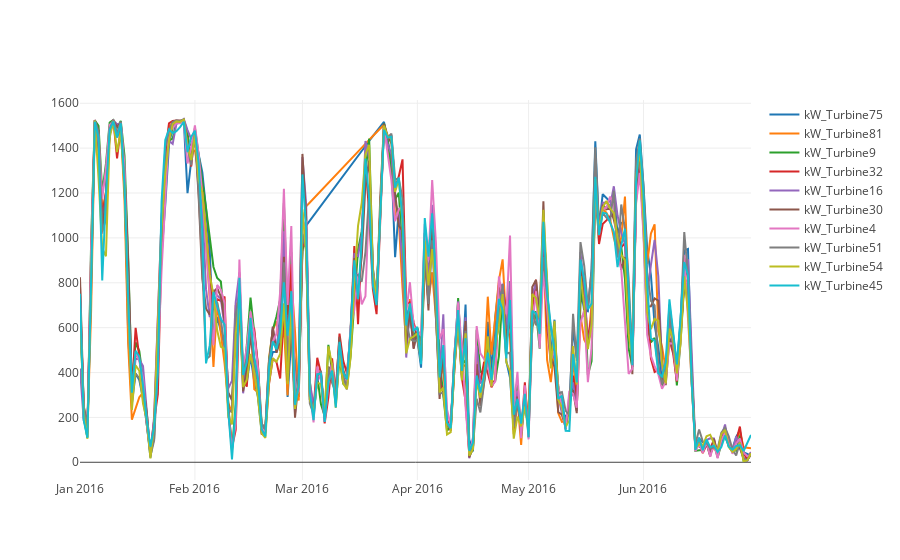

Notebook source saved alongside this figure:
### Code cell
traces = []
for turbine in random_turbines:
    filtered_turbine = daily_mean_turbine_reading.loc[daily_mean_turbine_reading["turbine_num"] == turbine]
    trace = go.Scatter(x = filtered_turbine["date"],
                       y = filtered_turbine["reading"],
                       mode = 'lines',
                       name = turbine)
    traces.append(trace)

py.iplot(traces, filename='line-mode')

### Figure 1 — Plotly figure (JSON) as saved in the notebook; plotly's stock layout.template omitted (floating-point values rounded to 4 significant figures; data arrays with more than 128 entries replaced by an {"elided": "..."} marker saying what was removed)
{"data": [{"mode": "lines", "name": "kW_Turbine75", "type": "scatter", "uid": "2e4d3a76-e2a2-11e8-9286-50e549ed1be1", "x": {"elided": "182 str values"}, "y": {"elided": "182 float values"}}, {"mode": "lines", "name": "kW_Turbine81", "type": "scatter", "uid": "2e4d3a77-e2a2-11e8-b099-50e549ed1be1", "x": {"elided": "182 str values"}, "y": {"elided": "182 float values"}}, {"mode": "lines", "name": "kW_Turbine9", "type": "scatter", "uid": "2e4d3a78-e2a2-11e8-8ff3-50e549ed1be1", "x": {"elided": "182 str values"}, "y": {"elided": "182 float values"}}, {"mode": "lines", "name": "kW_Turbine32", "type": "scatter", "uid": "2e4d3a79-e2a2-11e8-b92f-50e549ed1be1", "x": {"elided": "182 str values"}, "y": {"elided": "182 float values"}}, {"mode": "lines", "name": "kW_Turbine16", "type": "scatter", "uid": "2e4d3a7a-e2a2-11e8-811d-50e549ed1be1", "x": {"elided": "182 str values"}, "y": {"elided": "182 float values"}}, {"mode": "lines", "name": "kW_Turbine30", "type": "scatter", "uid": "2e4d3a7b-e2a2-11e8-8aac-50e549ed1be1", "x": {"elided": "182 str values"}, "y": {"elided": "182 float values"}}, {"mode": "lines", "name": "kW_Turbine4", "type": "scatter", "uid": "2e4d3a7c-e2a2-11e8-84be-50e549ed1be1", "x": {"elided": "182 str values"}, "y": {"elided": "182 float values"}}, {"mode": "lines", "name": "kW_Turbine51", "type": "scatter", "uid": "2e4d3a7d-e2a2-11e8-b653-50e549ed1be1", "x": {"elided": "182 str values"}, "y": {"elided": "182 float values"}}, {"mode": "lines", "name": "kW_Turbine54", "type": "scatter", "uid": "2e4d3a7e-e2a2-11e8-a4d2-50e549ed1be1", "x": {"elided": "182 str values"}, "y": {"elided": "182 float values"}}, {"mode": "lines", "name": "kW_Turbine45", "type": "scatter", "uid": "2e4d3a7f-e2a2-11e8-b2cd-50e549ed1be1", "x": {"elided": "182 str values"}, "y": {"elided": "182 float values"}}], "layout": {}}
